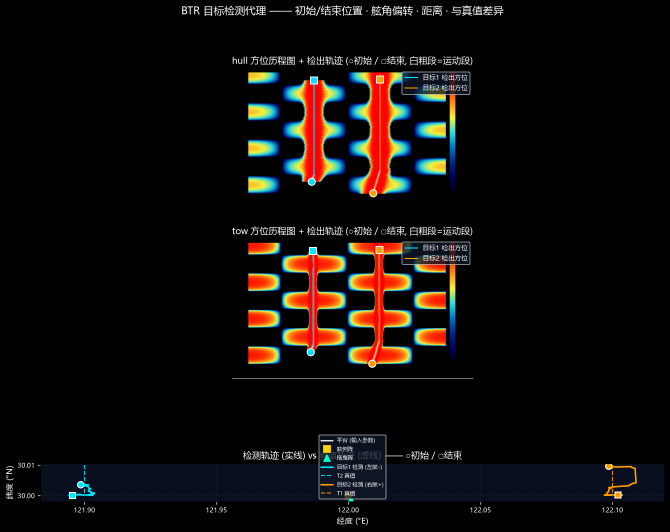
#> input picture btr_gens/agent_detect_20261105.png, 1340 x 1063 px (shown at 1/2 size)
$ python -i gen_train_ds.py   (imports and definitions only)
#> lines starting #> are read from the running program, lines starting #| are printed output that depends on the picture; after the words box and inside, x2 and y2 are one past the last pixel; in counts of white or black regions, pixels touching at a corner belong together
# -*- coding: utf-8 -*-
"""
场景化 BTR 训练数据集批量生成器 (走 btr_gui_server 平台服务)
=============================================================
两大类: 平台静止 / 平台移动
细化条件: 目标远近(近/远) × 目标数量(少=2/多=5) × 是否穿过平台(穿越/不穿越)
  -> 每大类 8 个场景, 共 16 个场景, 每场景 3 个训练数据 = 48 个数据集。

每个训练数据 = 一次平台仿真运行:
    btr_A_track.png/.txt  轨迹图 + 平台与目标信息
    btr_A_hull.png/.txt   舷侧阵 BTR + 目标舷角/CPA
    btr_A_tow.png/.txt    拖曳阵 BTR + 双站视差
    btr_A_hull_crop.png / btr_A_tow_crop.png   (后处理: 数据区裁剪, 1424x820,
                                               与 annotator 标注管线约定一致)
    meta.json             本样本的场景条件/参数/CPA 校验结果

用法:
    python gen_train_ds.py --smoke      # 冒烟测试: 只生成 1 个样本到 _smoke
    python gen_train_ds.py              # 全量生成 48 个样本
约定说明:
  - "穿过平台" = 存在目标轨迹穿越平台所在位置(静止)或与平台航迹相交(移动),
    穿越时刻与平台距离 < 0.6 km (目标名以 XC 开头)。
  - 远距离穿越场景: 背景目标全部保持在 8 km 以外, 穿越目标完成一次近距穿越,
    其余时间在远距离活动 (穿越目标必然经历近距离, 属场景内特例, 已在 meta 标注)。
"""
import argparse
import json
import math
import os
import re
import sys
import time
import random
import urllib.request

import numpy as np
from PIL import Image

BASE = os.path.dirname(os.path.abspath(__file__))            # btr_gens
# 输出树放在【工作区根目录】: 根目录带低完整性标签, 沙箱子进程才允许写入
# (btr_gens 等用户自建子目录缺少该标签, 子进程写入会被 Windows 拒绝)
WS = os.path.dirname(BASE)
ROOT = os.path.join(WS, "训练数据集")
SERVER = "http://127.0.0.1:8765/run"

MASTER_SEED = 20261109
REF = (30.0, 122.0)
KM_PER_DEG_LAT = 111.19
KM_PER_DEG_LON = 111.32 * math.cos(math.radians(30.0))
BOUNDS = {"lat": [29.80, 30.30], "lon": [121.60, 122.50]}
PALETTE = ["#ff9d00", "#ff00cc", "#00ffff", "#aaff00",
           "#ff4d4d", "#7a5cff", "#00ff88", "#ffffff"]

# ----------------------------------------------------------------------
# 场景矩阵: (编号, 大类, 距离, 数量, 穿过平台)
# ----------------------------------------------------------------------
SCENARIOS = []
# [5 lines not run here, left out]


# [169 lines left out: functions offset, line_through, mk_target, mk_curve_target, bg_target, cross_target and 1 more, not called in this run]


# ----------------------------------------------------------------------
# 平台服务调用 + CPA 校验
# ----------------------------------------------------------------------
CPA_RE = re.compile(r"^\s*(\S+)\s*\|.*?CPA弦测=\s*([0-9.]+)\s*km", re.M)


# [8 lines left out: function call_server, not called in this run]


def parse_cpas(log):
    return {m.group(1): float(m.group(2)) for m in CPA_RE.finditer(log)}


# [13 lines left out: function check_cpas, not called in this run]


# ----------------------------------------------------------------------
# BTR 数据区裁剪 (对齐 annotator 管线: 1424x820 黑底画布)
# ----------------------------------------------------------------------
def crop_btr(src, dst, canvas=(1424, 820), thresh=10):
#> called with src = 'agent_detect_20261105.png', dst = 'out.png', canvas = (1424, 820), thresh = 10
    im = Image.open(src).convert("RGB")
    a = np.asarray(im)
    mask = a.max(axis=2) > thresh
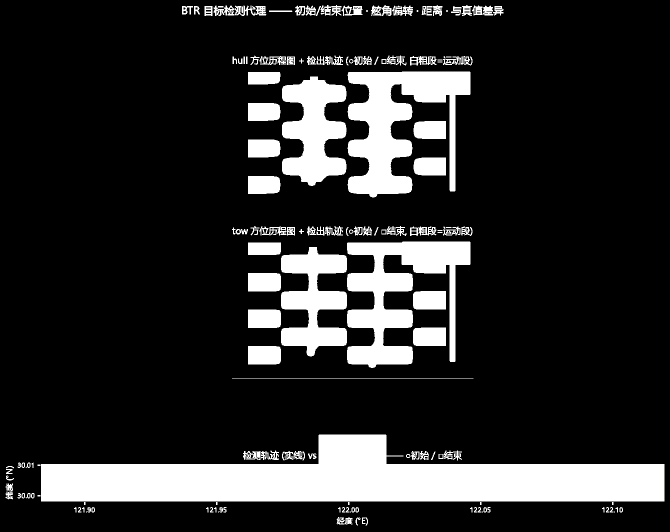
#> mask: shape (1063, 1340) bool (shown at 1/2 size); 17% white; 157 white regions (17 under 20 px), largest, box (x1, y1, x2, y2) and area: (82, 869, 1329, 1003) 101615, (695, 143, 941, 395) 31073, (694, 483, 941, 736) 29177
    rows = np.flatnonzero(mask.any(axis=1))
#> rows = 736 values from 10 to 1050
    cols = np.flatnonzero(mask.any(axis=0))
#> cols = 1301 values from 11 to 1328
    if len(rows) == 0 or len(cols) == 0:
        im.save(dst)
        return None
    content = im.crop((int(cols.min()), int(rows.min()),
                       int(cols.max()) + 1, int(rows.max()) + 1))
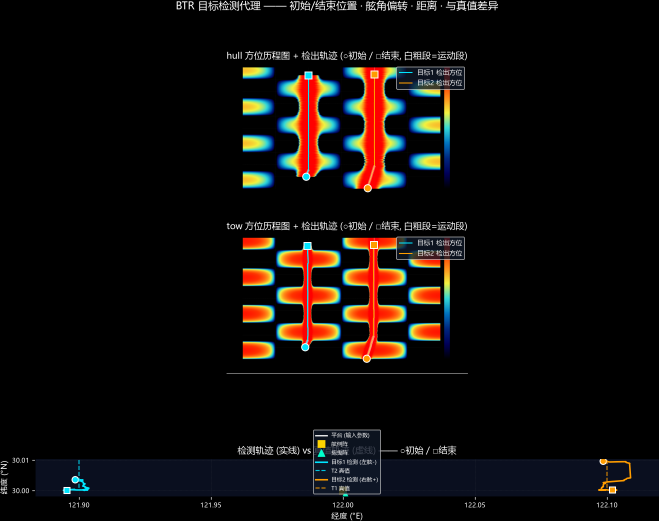
#> content: PIL image 1318x1041 RGB (shown at 1/2 size); mean R, G, B 16.9, 13.2, 11.5
    scale = min(1.0, canvas[0] / content.width, canvas[1] / content.height)
#> scale = 0.788
    if scale < 1.0:
        content = content.resize((int(content.width * scale),
                                  int(content.height * scale)), Image.LANCZOS)
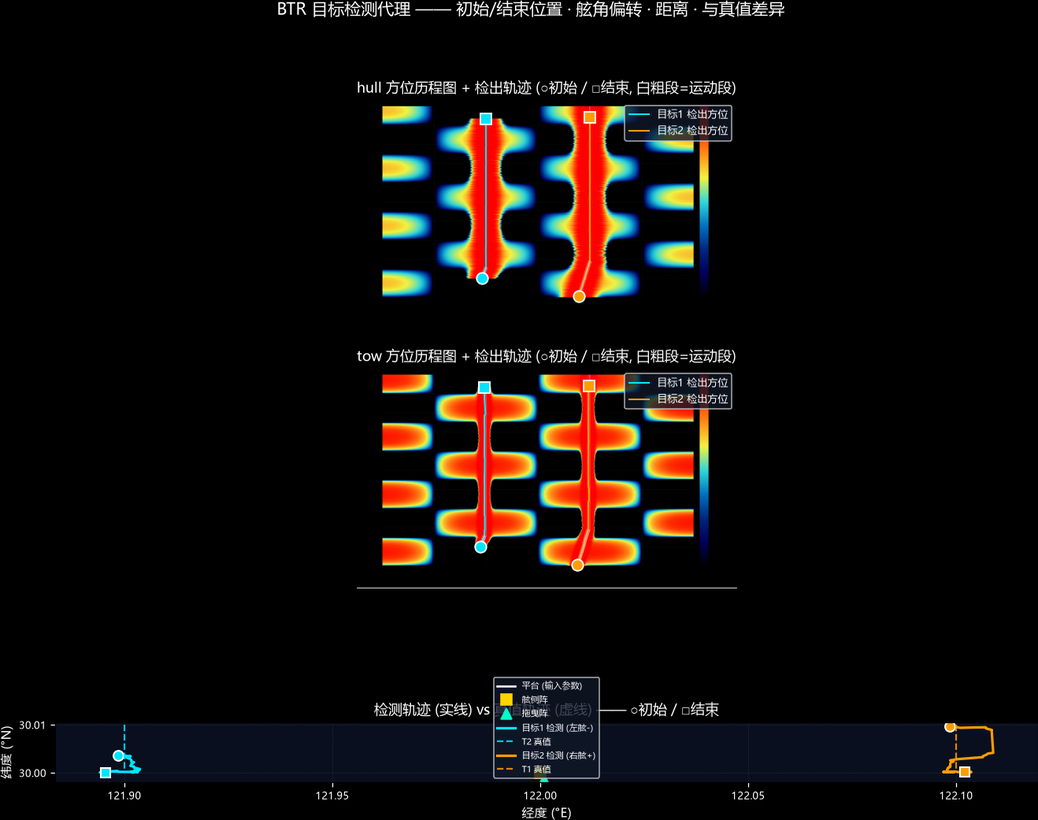
#> content: PIL image 1038x820 RGB; mean R, G, B 17, 13.4, 11.7
    out = Image.new("RGB", canvas, (0, 0, 0))
#> out: PIL image 1424x820 RGB; every value is 0
    out.paste(content, ((canvas[0] - content.width) // 2,
                        (canvas[1] - content.height) // 2))
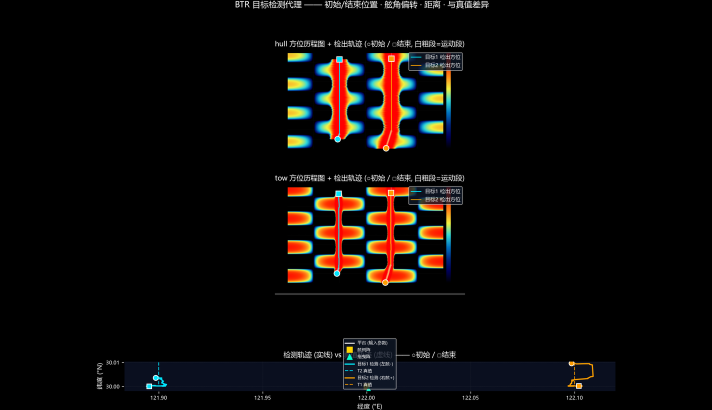
#> out: PIL image 1424x820 RGB (shown at 1/2 size); mean R, G, B 12.4, 9.7, 8.5
    out.save(dst)
    return {"content_wh": [content.width, content.height], "scale": round(scale, 3)}


# ----------------------------------------------------------------------
# 单样本生成
# ----------------------------------------------------------------------
# [120 lines left out: functions gen_sample, main, not called in this run]


# [2 lines not run here, left out]

>>> result = crop_btr('agent_detect_20261105.png', 'out.png')
